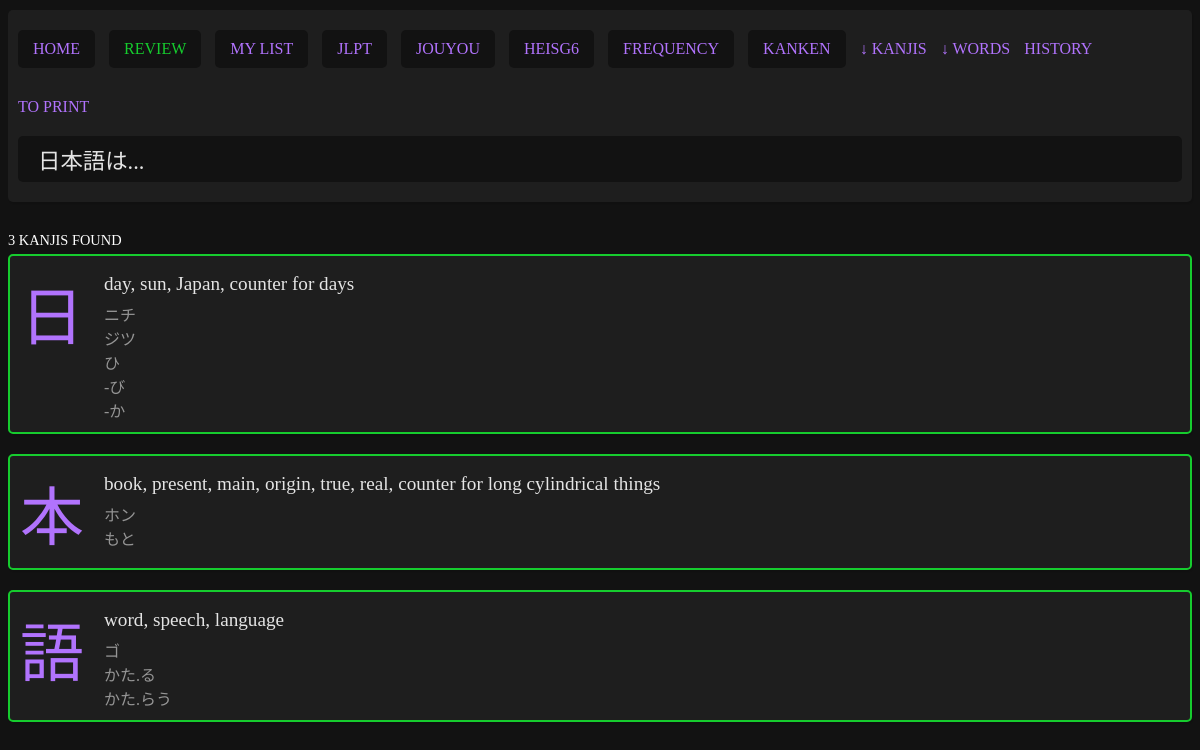
The app's page /pages/search.php?query=日本語は... with its own data.
### tables this page shows
CREATE TABLE "kanjis" (
	"literal"	TEXT NOT NULL UNIQUE,
	"meanings"	TEXT NOT NULL,
	"onReadings"	TEXT,
	"kunReadings"	TEXT,
	"strokes"	INTEGER,
	"jlpt"	INTEGER,
	"frequency"	INTEGER,
	"grade"	INTEGER,
	"heisg6"	INTEGER,
	"components"	TEXT,
	"other_forms"	TEXT, "kanken" INTEGER NULL, "story" TEXT NULL, "added" INTEGER NULL, "score" INTEGER NULL, "added_at" datetime, "unfinished" integer,
	PRIMARY KEY("literal")
);

### parts/helper.php (called while the page is built, shortened)
<?php
function itHasKanji($str)
{
    return preg_match('/[\p{Han}㇒]+/u', $str) > 0;
}
function obtainKanjis($str)
{
    preg_match_all('/[p\p{Han}㇒]/u', $str, $matches);
    return $matches;
}

### pages/search.php (the view, shortened to what this page needs)
<?php require_once '../parts/helper.php'; ?>
<?php
$myPDO = new PDO('sqlite:../data/kanjis.db');
$kanjis = [];
$examples = [];
if (isset($_GET['query'])) {
    if (empty($_GET['query'])) {
        $error = "Don't leave the search empty.";
    } else {
        if (itHasJapanese($_GET['query'])) {
            if (itHasKanji($_GET['query'])) {
                $kanjis = obtainKanjis($_GET['query'])[0];
                $qty = count($kanjis);
                $i = 0;
                $str = '';
                foreach ($kanjis as $kanji) {
                    $i++;
                    $str .= " literal = ?";
                    if ($i != $qty) $str .= " OR";
                }
                $sql = "SELECT * FROM kanjis WHERE " . $str;
                $stmt = $myPDO->prepare($sql);
                $results = $stmt->execute($kanjis);
                $kanjis = $stmt->fetchAll();
                $sql = "SELECT * FROM examples WHERE kanji LIKE ?";
                $stmt = $myPDO->prepare($sql);
                $examples = $stmt->fetchAll();
            }
        }
    }
}
?>
<?php require '../parts/header.php'; ?>
<?php if (!empty($error)) : ?>
    <div class="error">
        <?php echo $error; ?>
    </div>
<?php elseif (isset($_GET['query'])) : ?>
    <?php if (!$kanjis) : ?>
        <div class="card empty">
            No kanjis found.
        </div>
    <?php else : ?>
        <div class="title"><?php echo count($kanjis); ?> kanjis found<?php if (!empty($examples)) echo ' <a href="#examples">↓ see ' . count($examples) . ' examples</a>'; ?></div>
        <?php foreach ($kanjis as $entry) : ?>
            <div class="card search<?php if ($entry['added'] == 1) echo ' added'; ?>">
                <div class="left">
                    <div class="kanji"><a href="kanji.php?literal=<?php echo $entry['literal']; ?>"><?php echo $entry['literal']; ?></a></div>
                </div>
                <div class="right">
                    <div class="meanings">
                        <?php echo str_replace(";", ", ", $entry['meanings']); ?>
                    </div>
                    <?php
                    if (!empty($entry['onReadings'])) {
                        echo '<div class="readings">';
                        $onReadingsArray = explode(";", $entry['onReadings']);
                        foreach ($onReadingsArray as $onReading) {
                            echo '<div class="reading">' . $onReading . '</div>';
                        }
                        echo '</div>';
                    }
                    ?>
                    <?php
                    if (!empty($entry['kunReadings'])) {
                        echo '<div class="readings">';
                        $kunReadingsArray = explode(";", $entry['kunReadings']);
                        foreach ($kunReadingsArray as $kunReading) {
                            echo '<div class="reading">' . $kunReading . '</div>';
                        }
                        echo '</div>';
                    }
                    ?>
                </div>
            </div>
        <?php endforeach; ?>
    <?php endif; ?>
<?php endif; ?>
<?php require '../parts/footer.php'; ?>

### data/style.css (style rules this page uses)
body { background:#121212; color:#e4e4e4; font-family: "NotoSansJP"; }
* { box-sizing: border-box; }
.card, .header, .list { position:relative; background:#1e1e1e; display:flex; border-radius: 5px; box-shadow: 1px 2px 1px rgba(0, 0, 0, 0.1); margin-bottom:20px; }
.word.added, .card.added { border:2px solid #16cc2e; }
.card .right { display: flex; flex-direction: column; flex-grow: 2; align-items: flex-start; padding:10px; }
.card .left .kanji { font-family:"NotoSansJP", "BabelStoneHan"; font-size:120pt; padding:10px; }
.card .right .readings { color:#959595; font-family: "NotoSansJP"; }
.card .right .meanings { font-size: 2em; margin:25px 0 0 0 ; }
.card.search .kanji { font-size:4em; }
.card.search .meanings { font-size: 1.2em; margin:7px 0; }
a, button { text-decoration: none; color:#b173fd; }
.title { text-transform: uppercase; color:#FFF; font-size:0.9em; padding:5px 0; margin-top:25px; }

### records on screen
kanjis: literal "日", meanings "day, sun, Japan, counter for days", onReadings "ニチ", onReadings "ジツ", kunReadings "ひ", kunReadings "-び", kunReadings "-か"
kanjis: literal "本", meanings "book, present, main, origin, true, real, counter for long cylindrical things", onReadings "ホン", kunReadings "もと"
kanjis: literal "語", meanings "word, speech, language", onReadings "ゴ", kunReadings "かた.る", kunReadings "かた.らう"

### other values on screen
count($kanjis) "3"
